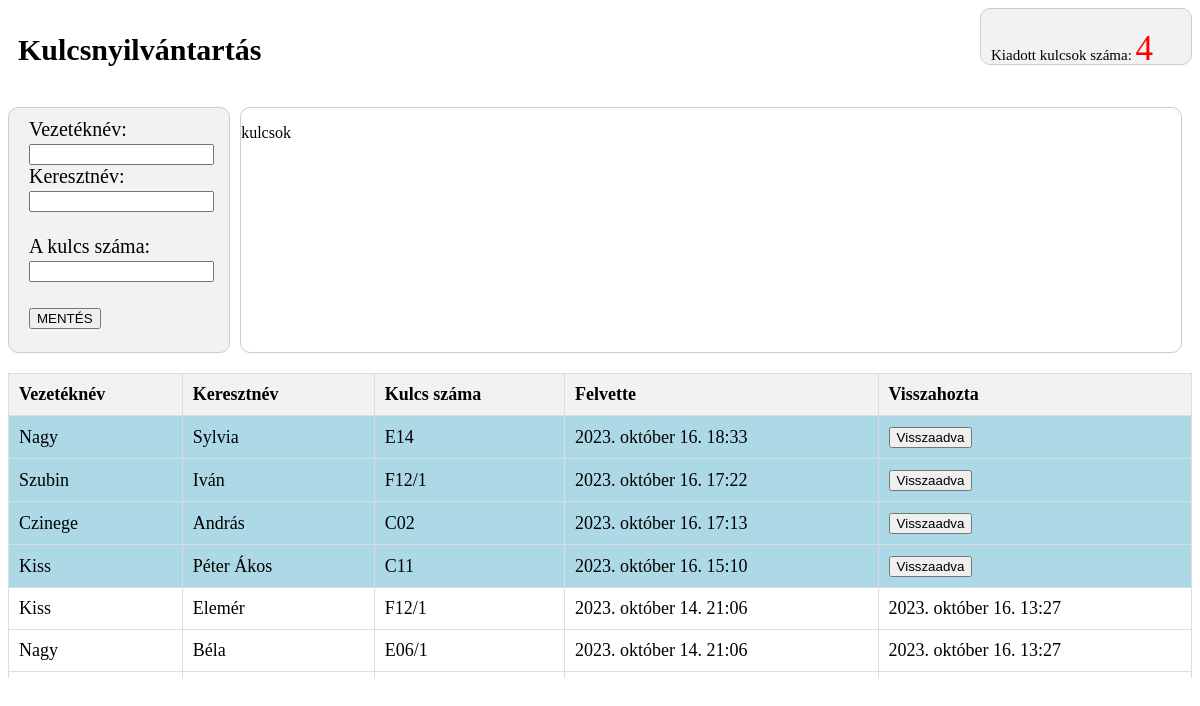
Before: / with the older database file.
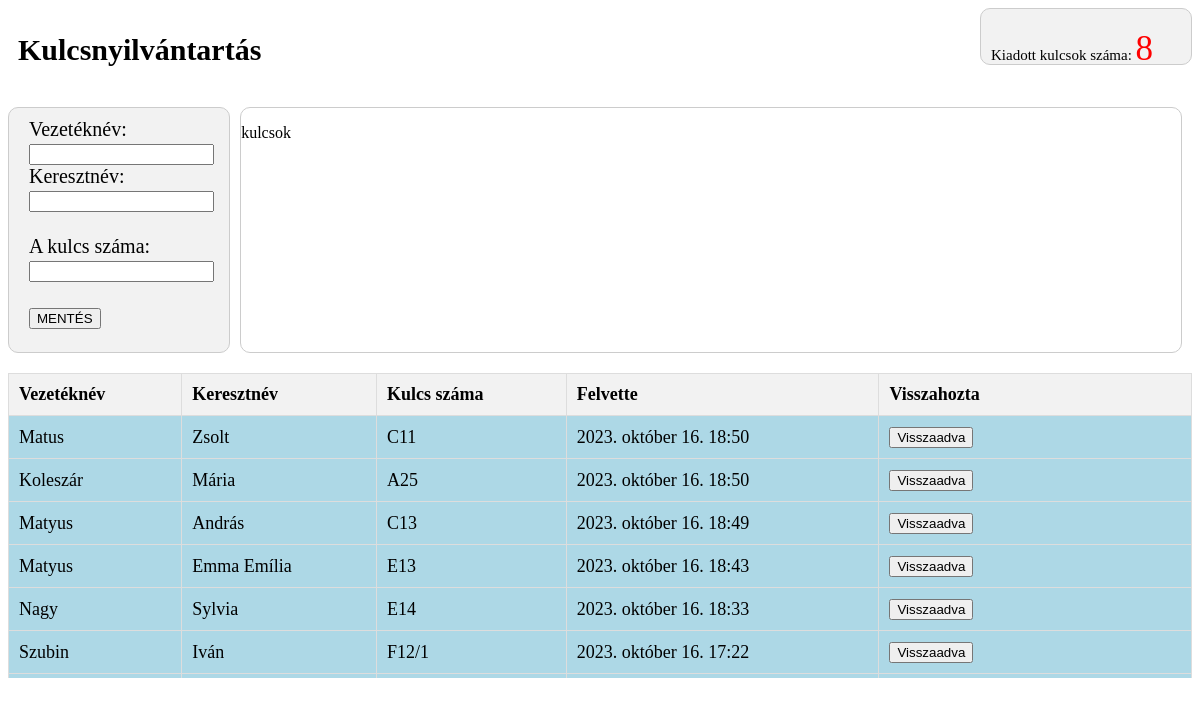
After: the same page with the newer database file.
### Kezdolap/models.py (models this page shows, shortened)
class Nyilvantartas(models.Model):
    vezetek_nev = models.CharField(max_length=30)
    kereszt_nev = models.CharField(max_length=30)
    kulcs_szam = models.CharField(max_length=15)
    datum = models.DateTimeField(auto_now_add=True)
    visszaadva = models.DateTimeField(null=True, blank=True)  # Új mező a visszaadás időpontjának

### _core/views.py (the view)
# urls.py: path('', views.kezdolap, name='kezdolap'),
def kezdolap(request):
    nyilvantartas = Nyilvantartas.objects.all().order_by('visszaadva', '-datum')  # rendezés a vissza nem adaottak alapján
    kiadott_kulcsok_szama = nyilvantartas.filter(visszaadva__isnull=True).count()
    return render(request, 'index.html', {
            "nyilvantartas": nyilvantartas,
            "kiadott_kulcsok_szama": kiadott_kulcsok_szama,
        })

### templates/index.html (shortened to what this page needs)
<!DOCTYPE html>
<html lang="en">
<head>
</head>
<body>
    <div class="elsosor-container">
        <div class="elso-sor-1div">
            <h1>Kulcsnyilvántartás</h1>
        </div>
        <div class="kiadott-kulcsok-szama-div">
            <p>Kiadott kulcsok száma:   <span class="kiadott-kulcsok-szama">  {{ kiadott_kulcsok_szama }}</span></p>
        </div>
    </div>
    <div class="masodiksor-container">
        <div class="ujadat-div">
            <form method="post" action="{% url 'mentes' %}">
                <label for="vezetek_nev"> Vezetéknév: </label>
                <br>
                <input type="text" id="vezetek_nev" name="vezetek_nev" required>
                <br>
                <label for="kereszt_nev"> Keresztnév: </label>
                <br>
                <input type="text" id="kereszt_nev" name="kereszt_nev" required>
                <br> <br>
                <label for="kulcs_szam"> A kulcs száma: </label>
                <br>
                <input type="text" id="kulcs_szam" name="kulcs_szam" required>
                <br> <br>
                <input type="submit" id="mentes" value="MENTÉS">
                <br> <br>
            </form>
        </div>
        <div class="masodik-kontener-2div-kulcsok">
            <p> kulcsok</p>
        </div>
    </div>
    <div class="table-container">
        <table>
            <thead>
                <tr>
                    <th>Vezetéknév</th>
                    <th>Keresztnév</th>
                    <th>Kulcs száma</th>
                    <th>Felvette</th>
                    <th>Visszahozta</th>
                </tr>
            </thead>
            <tbody>
                {% for item in nyilvantartas %}
                <tr {% if item.visszaadva %} style="background-color: white;" {% else %} style="background-color: lightblue;" {% endif %}>
                    <td>{{ item.vezetek_nev }}</td>
                    <td>{{ item.kereszt_nev }}</td>
                    <td>{{ item.kulcs_szam }}</td>
                    <td>{{ item.datum }}</td>
                    <td>
                        {% if item.visszaadva %}
                            {{ item.visszaadva }}
                        {% else %}
                            <a href="{% url 'visszaadva' item.pk %}"><input type="button" value="Visszaadva"></a>
                        {% endif %}
                    </td>
                </tr>
                {% endfor %}
            </tbody>
        </table>
    </div>
</body>
</html>

Changed rows visible on the page:
no longer on this page (row unchanged): Nyilvantartas: vezetek_nev "Czinege", kereszt_nev "András", kulcs_szam "C02", datum "2023. október 16. 17:13"
no longer on this page (row unchanged): Nyilvantartas: vezetek_nev "Kiss", kereszt_nev "Péter Ákos", kulcs_szam "C11", datum "2023. október 16. 15:10"
no longer on this page (row unchanged): Nyilvantartas: vezetek_nev "Kiss", kereszt_nev "Elemér", kulcs_szam "F12/1", datum "2023. október 14. 21:06", visszaadva "2023. október 16. 13:27"
no longer on this page (row unchanged): Nyilvantartas: vezetek_nev "Nagy", kereszt_nev "Béla", kulcs_szam "E06/1", datum "2023. október 14. 21:06", visszaadva "2023. október 16. 13:27"
added Nyilvantartas: vezetek_nev "Matus", kereszt_nev "Zsolt", kulcs_szam "C11", datum "2023. október 16. 18:50"
added Nyilvantartas: vezetek_nev "Koleszár", kereszt_nev "Mária", kulcs_szam "A25", datum "2023. október 16. 18:50"
added Nyilvantartas: vezetek_nev "Matyus", kereszt_nev "András", kulcs_szam "C13", datum "2023. október 16. 18:49"
added Nyilvantartas: vezetek_nev "Matyus", kereszt_nev "Emma Emília", kulcs_szam "E13", datum "2023. október 16. 18:43"
Other visible differences:
{{ kiadott_kulcsok_szama }}: "4" → "8"
